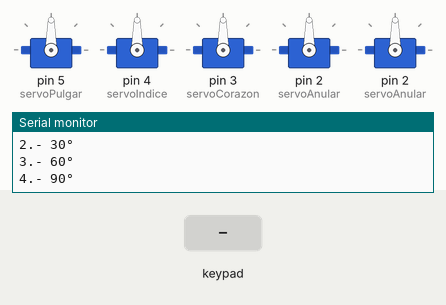
A sketch run on a simulated Arduino Uno, built with avr-gcc and run on an emulated ATmega328P. Parts: 5 × servo, the last lines printed to the serial monitor. The inputs (shaded band) are chosen by the test bench.

Above: at 1.3 s.
1.4 s: key '#' pressed
At 2.4 s:
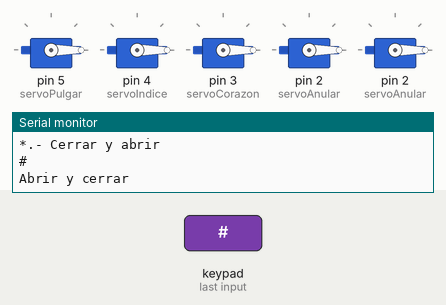
4.4 s: keypad keys 9 8 7 6 # pressed 0.422 s apart
At 5.5 s:
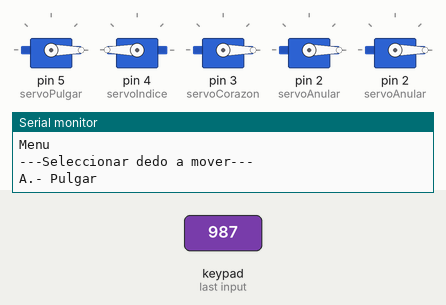
9.5 s: key '0' pressed
21.6 s: keypad keys 9 8 7 6 * pressed 0.422 s apart
At 23.2 s:
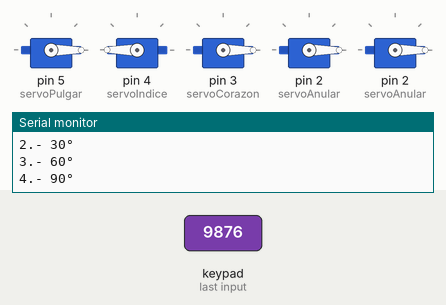
Timing chart, 0 to 24.7 s (numbered marks = the images above; inputs shaded):
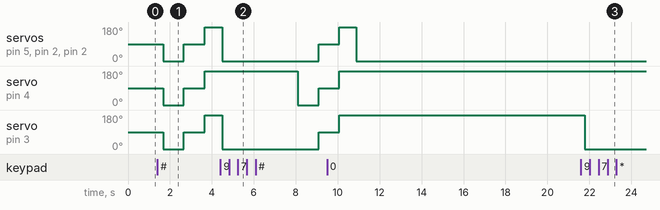

Measured:
- after the input at 1.4 s, servo on pin 5 (servoPulgar), servo on pin 4 (servoIndice), servo on pin 3 (servoCorazon), servo on pin 2 (servoAnular), servo on pin 2 (servoAnular): 90° → 0° after 0.27 s, → 90° 1.0 s later, → 180° 1.0 s later
- after the input at 4.4 s, servo on pin 5 (servoPulgar), servo on pin 3 (servoCorazon), servo on pin 2 (servoAnular), servo on pin 2 (servoAnular): 180° → 0° after 0.09 s, → 90° 4.6 s later; servo on pin 4 (servoIndice): 180° → 0° after 3.7 s, → 90° 1.0 s later
- after the input at 21.6 s, servo on pin 3 (servoCorazon): 180° → 0° after 0.18 s

The sketch:

ManoRoboticaMejorada.ino
```cpp
#include <Servo.h>
#include <Keypad.h>

const byte rowsCount = 4;
const byte columsCount = 4;

char keys[rowsCount][columsCount] = {
   { '1','2','3', 'A' },
   { '4','5','6', 'B' },
   { '7','8','9', 'C' },
   { '#','0','*', 'D' }
};


const byte rowPins[rowsCount] = { 13, 12, 11, 10 };
const byte columnPins[columsCount] = { 9, 8, 7, 6 };

Keypad keypad = Keypad(makeKeymap(keys), rowPins, columnPins, rowsCount, columsCount);

//Servos
Servo servoPulgar;
Servo servoIndice;
Servo servoCorazon;
Servo servoAnular;
Servo servoMenique;


void setup() {
   Serial.begin(9600);
   servoPulgar.attach(5);
   servoIndice.attach(4);
   servoCorazon.attach(3);
   servoAnular.attach(2);
   servoMenique .attach(2);
}

void loop() {
  //Inicia codigo de keypad
  Serial.println("Menu");
  Serial.println("---Seleccionar dedo a mover---");
  Serial.println("A.- Pulgar");
  Serial.println("B.- Indice");
  Serial.println("C.- Medio");
  Serial.println("D.- Anular");
  Serial.println("#.- Menique");
  Serial.println("---Movimientos---");
  Serial.println("1.- 0°");
  Serial.println("2.- 30°");
  Serial.println("3.- 60°");
  Serial.println("4.- 90°");
  Serial.println("5.- 120°");
  Serial.println("6.- 140°");
  Serial.println("7.- 160°");
  Serial.println("8.- 180°");
  Serial.println("---Automaticos---");
  Serial.println("9.- Apuntar con el dedo");
  Serial.println("0.- Seña");
  Serial.println("*.- Cerrar y abrir");
  char key = keypad.getKey();
  char Controlando;
  if (key=='1') {
    Serial.println(key);
    if(Controlando=="Pulgar"){
      Serial.println("Moviendo Pulgar a 0°");
      servoPulgar.write(0);
      }else if(Controlando=="Indice"){
        Serial.println("Moviendo Indice a 0°");
        servoIndice.write(0);
      }else if(Controlando=="Medio"){
        Serial.println("Moviendo Medio a 0°");
        servoCorazon.write(0);
      }else if(Controlando=="Anular"){
        Serial.println("Moviendo Anular a 0°");
        servoAnular.write(0);
      }else if(Controlando=="Menique"){
        Serial.println("Moviendo Menique a 0°");
        servoMenique.write(0);
      }else{
        Serial.println("Primero selecciona que dedo quieres mover.");
      }
    }else if(key=='2'){
    Serial.println(key);
    if(Controlando=="Pulgar"){
      Serial.println("Moviendo Pulgar a 30°");
      servoPulgar.write(30);
      }else if(Controlando=="Indice"){
        Serial.println("Moviendo Indice a 30°");
        servoIndice.write(30);
      }else if(Controlando=="Medio"){
        Serial.println("Moviendo Medio a 30°");
        servoCorazon.write(30);
      }else if(Controlando=="Anular"){
        Serial.println("Moviendo Anular a 30°");
        servoAnular.write(30);
      }else if(Controlando=="Menique"){
        Serial.println("Moviendo Menique a 30°");
        servoMenique.write(30);
      }else{
        Serial.println("Primero selecciona que dedo quieres mover.");
      }
    }else if(key=='3'){
    Serial.println(key);
    if(Controlando=="Pulgar"){
      Serial.println("Moviendo Pulgar a 60°");
      servoPulgar.write(60);
      }else if(Controlando=="Indice"){
        Serial.println("Moviendo Indice a 60°");
        servoIndice.write(60);
      }else if(Controlando=="Medio"){
        Serial.println("Moviendo Medio a 60°");
        servoCorazon.write(60);
      }else if(Controlando=="Anular"){
        Serial.println("Moviendo Anular a 60°");
        servoAnular.write(60);
      }else if(Controlando=="Menique"){
        Serial.println("Moviendo Menique a 60°");
        servoMenique.write(60);
      }else{
        Serial.println("Primero selecciona que dedo quieres mover.");
      }
    }else if(key=='4'){
    Serial.println(key);
    if(Controlando=="Pulgar"){
      Serial.println("Moviendo Pulgar a 90°");
      servoPulgar.write(90);
      }else if(Controlando=="Indice"){
        Serial.println("Moviendo Indice a 90°");
        servoIndice.write(90);
      }else if(Controlando=="Medio"){
        Serial.println("Moviendo Medio a 90°");
        servoCorazon.write(90);
      }else if(Controlando=="Anular"){
        Serial.println("Moviendo Anular a 90°");
        servoAnular.write(90);
      }else if(Controlando=="Menique"){
        Serial.println("Moviendo Menique a 90°");
        servoMenique.write(90);
      }else{
        Serial.println("Primero selecciona que dedo quieres mover.");
      }
    }else if(key=='5'){
    Serial.println(key);
    if(Controlando=="Pulgar"){
      Serial.println("Moviendo Pulgar a 120°");
      servoPulgar.write(120);
      }else if(Controlando=="Indice"){
        Serial.println("Moviendo Indice a 120°");
        servoIndice.write(120);
      }else if(Controlando=="Medio"){
        Serial.println("Moviendo Medio a 120°");
        servoCorazon.write(120);
      }else if(Controlando=="Anular"){
        Serial.println("Moviendo Anular a 120°");
        servoAnular.write(120);
      }else if(Controlando=="Menique"){
        Serial.println("Moviendo Menique a 120°");
        servoMenique.write(120);
      }else{
        Serial.println("Primero selecciona que dedo quieres mover.");
      }
    }else if(key=='6'){
    Serial.println(key);
    if(Controlando=="Pulgar"){
      Serial.println("Moviendo Pulgar a 140°");
      servoPulgar.write(140);
      }else if(Controlando=="Indice"){
        Serial.println("Moviendo Indice a 140°");
        servoIndice.write(140);
      }else if(Controlando=="Medio"){
        Serial.println("Moviendo Medio a 140°");
        servoCorazon.write(140);
      }else if(Controlando=="Anular"){
        Serial.println("Moviendo Anular a 140°");
        servoAnular.write(140);
      }else if(Controlando=="Menique"){
        Serial.println("Moviendo Menique a 140°");
        servoMenique.write(140);
      }else{
        Serial.println("Primero selecciona que dedo quieres mover.");
      }
    }else if(key=='7'){
    Serial.println(key);
    if(Controlando=="Pulgar"){
      Serial.println("Moviendo Pulgar a 160°");
      servoPulgar.write(160);
      }else if(Controlando=="Indice"){
        Serial.println("Moviendo Indice a 160°");
        servoIndice.write(160);
      }else if(Controlando=="Medio"){
        Serial.println("Moviendo Medio a 160°");
        servoCorazon.write(160);
      }else if(Controlando=="Anular"){
        Serial.println("Moviendo Anular a 160°");
        servoAnular.write(160);
      }else if(Controlando=="Menique"){
        Serial.println("Moviendo Menique a 160°");
        servoMenique.write(160);
      }else{
        Serial.println("Primero selecciona que dedo quieres mover.");
      }
    }else if(key=='8'){
    Serial.println(key);
    if(Controlando=="Pulgar"){
      Serial.println("Moviendo Pulgar a 180°");
      servoPulgar.write(180);
      }else if(Controlando=="Indice"){
        Serial.println("Moviendo Indice a 180°");
        servoIndice.write(180);
      }else if(Controlando=="Medio"){
        Serial.println("Moviendo Medio a 180°");
        servoCorazon.write(180);
      }else if(Controlando=="Anular"){
        Serial.println("Moviendo Anular a 180°");
        servoAnular.write(180);
      }else if(Controlando=="Menique"){
        Serial.println("Moviendo Menique a 180°");
        servoMenique.write(180);
      }else{
        Serial.println("Primero selecciona que dedo quieres mover.");
      }
    }else if(key=='9'){
      Serial.println(key);
      Serial.println("Apuntar con el dedo");
      servoPulgar.write(0);
      servoIndice.write(180);
      servoCorazon.write(0);
      servoAnular.write(0);
      servoMenique.write(0);
    }else if(key=='0'){
      Serial.println(key);
      Serial.println("Seña");
      servoPulgar.write(0);
      servoIndice.write(180);
      servoCorazon.write(180);
      servoAnular.write(0);
      servoMenique.write(0);
    }else if(key=='A'){
      Serial.println("Controlando dedo Pulgar");
      Controlando="Pulgar";
    }else if(key=='B'){
      Serial.println("Controlando dedo Indice");
      Controlando="Indice";
    }else if(key=='C'){
      Serial.println("Controlando dedo Medio");
      Controlando="Medio";
    }else if(key=='D'){
      Serial.println("Controlando dedo Anular");
      Controlando="Anular";
    }else if(key=='#'){
      Serial.println(key);
      Serial.println("Abrir y cerrar");
      servoPulgar.write(0);
      servoIndice.write(0);
      servoCorazon.write(0);
      servoAnular.write(0);
      servoMenique.write(0);
      delay(1000);
      servoPulgar.write(90);
      servoIndice.write(90);
      servoCorazon.write(90);
      servoAnular.write(90);
      servoMenique.write(90);
      delay(1000);
      servoPulgar.write(180);
      servoIndice.write(180);
      servoCorazon.write(180);
      servoAnular.write(180);
      servoMenique.write(180);
    }else if(key=='*'){
      Serial.println("Controlando dedo Menique");
      Controlando="Menique";
    }
}
```

Arduino.cpp
```cpp
int valor;
int motor=11;
int i=0;
char opcion = "";
char opcion2 = "";

void setup() {
  // put your setup code here, to run once:
//pinMode(pin1A, OUTPUT)
  Serial.println(opcion);
  pinMode(motor, OUTPUT);
  Serial.begin(9600);
  analogWrite(motor, 0);


  Serial.println("---------MENU---------");
  Serial.println("");
  Serial.println("1.-Enciende led 1s y se apaga 2s");
  Serial.println("2.-Cambiar velocidad de motor");
  Serial.println("3.-Ciclo de 0 a 255");
}

void loop() {
  int i=0;
  opcion = Serial.read();

  if(opcion==65 || opcion==97){
    for(i=0; i<=0; i--){
      int velocidad = 255;
      digitalWrite(motor, velocidad);
      Serial.println("El motor esta llendo a:");
      Serial.println(velocidad);
      delay(1000);
      digitalWrite(motor, LOW);
      delay(2000);
    }
  }else if(opcion==98 || opcion==66){
    Serial.println("---------MENU---------");
    Serial.println("Selecciona la velocidad");
    Serial.println("A.-Baja");
    Serial.println("B.-Media");
    Serial.println("C.-Alta");
    opcion = Serial.read();
    if(opcion==65 || opcion==97){
    Serial.println("Seleccionaste la velocidad baja");
    analogWrite(motor, 50);
    }else if(opcion==98 || opcion==66){
    Serial.println("Seleccionaste la velocidad baja");
    analogWrite(motor, 150);
    }else if(opcion==65 || opcion==97){
    Serial.println("Seleccionaste la velocidad baja");
    analogWrite(motor, 255);
    }

  }else if(opcion==99 || opcion==67){
    for(i=0; i<=255; i++){
      analogWrite(motor, i);
      Serial.println(i);
      delay(500);
      }
    for(i=255; i>=0; i--){
      analogWrite(motor, i);
      Serial.println(i);
      delay(500);
      }
  }
}
```
